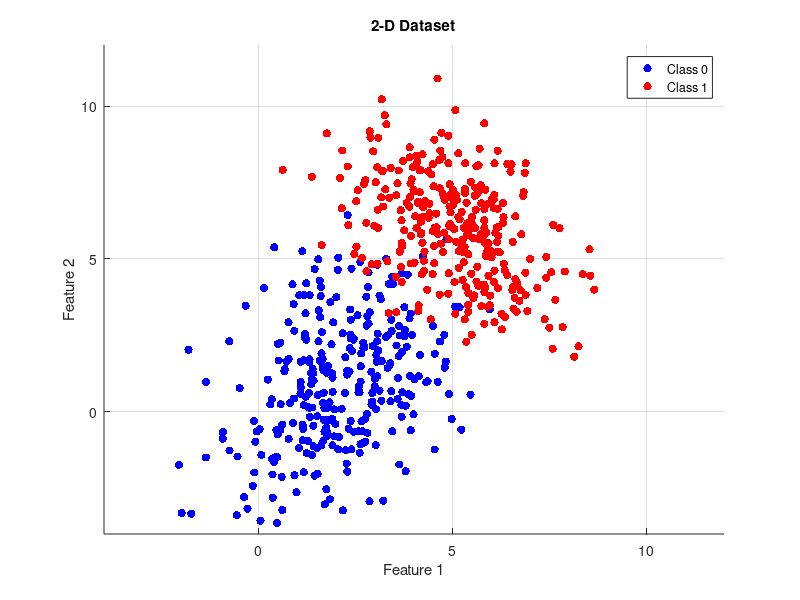

Recreate this plot in MATLAB. (Note: this script raises an error after producing the figure.)
%% Distance Likelihood Ratio Test
%% Problem 6
clc
clear
close all
m_class0 = [2;1];
m_class1 = [5;6];
cov_class0 = [2 1; 1 4];
cov_class1 = [2 -1; -1 3];
data0 = mvnrnd(m_class0, cov_class0, 300);
data1 = mvnrnd(m_class1, cov_class1, 300);
coor_train = [data0; data1];

scatter(data0(:,1), data0(:,2), 'b', 'filled');
grid on, hold on
scatter(data1(:,1), data1(:,2), 'r', 'filled');
title('2-D Dataset')
xlabel('Feature 1')
ylabel('Feature 2')
legend('Class 0', 'Class 1')
axis([-4 12 -4 12])

% Distance Likelihood Ratio Test
% Create a grid of points spanning the entire space
x1Range = max(coor_train(:,1)) - min(coor_train(:,1));
x2Range = max(coor_train(:,2)) - min(coor_train(:,2));
x1 = linspace(min(coor_train(:,1)) - 0.2*x1Range, max(coor_train(:,1)) + 0.2*x1Range, 251);
x2 = linspace(min(coor_train(:,2)) - 0.2*x2Range, max(coor_train(:,2)) + 0.2*x2Range, 251);
[xTest1, xTest2] = meshgrid(x1,x2);
xTest = [xTest1(:) xTest2(:)];

[score,lambda] = dlrt_func(5,data0,data1,xTest);
dsTest = reshape(score, length(x2), length(x1));

% Plot the decision statistic surface
figure()
set(gcf, 'Position',  [350, 0, 800, 600])
hold on, imagesc(x1([1 end]), x2([1 end]), dsTest);
colorbar
axis([-4 10 -4 12])
title('Distance Likelihood Ratio Test')

hold on, plot(data0(:,1),data0(:,2),'k*','LineWidth',3);
hold on, plot(data1(:,1),data1(:,2),'r*','LineWidth',3);


%% Problem 7
close all 
clc, clear
% Import training data from dataSetHorseshoes.csv file
filename = "dataSetHorseshoes.csv";
data = csvread(filename);
coor_train = data(:,2:3);
label = data(:,1);
data0 = data(label==0,:);
data0 = data0(:,2:3);
data1 = data(label==1,:);
data1 = data1(:,2:3);

% Distance Likelihood Ratio Test
% Create a grid of points spanning the entire space
x1Range = max(coor_train(:,1)) - min(coor_train(:,1));
x2Range = max(coor_train(:,2)) - min(coor_train(:,2));
x1 = linspace(min(coor_train(:,1)) - 0.2*x1Range, max(coor_train(:,1)) + 0.2*x1Range, 251);
x2 = linspace(min(coor_train(:,2)) - 0.2*x2Range, max(coor_train(:,2)) + 0.2*x2Range, 251);
[xTest1, xTest2] = meshgrid(x1,x2);
xTest = [xTest1(:) xTest2(:)];

k = 18;
[score,lambda] = dlrt_func(k,data0,data1,xTest);
dsTest = reshape(score, length(x2), length(x1));

% Plot the decision statistic surface
figure()
set(gcf, 'Position',  [350, 0, 800, 600])
hold on, imagesc(x1([1 end]), x2([1 end]), dsTest,'HandleVisibility','off');
colorbar
axis([-2 2 -2 2])
title('Distance Likelihood Ratio Test with k = 18')

hold on, plot(data0(:,1),data0(:,2),'k*','LineWidth',3,'HandleVisibility','off');
hold on, plot(data1(:,1),data1(:,2),'r*','LineWidth',3,'HandleVisibility','off');

% KNN Model
% Training the KNN Classifier
KNN = fitcknn(coor_train,label,'NumNeighbors',k,'Distance','euclidean');
[decision_knn,score_knn,cost_knn] = predict(KNN,xTest);
boundary_knn = reshape(decision_knn, length(x2), length(x1));
% plot the majority rule boundary of KNN
hold on, contour(x1, x2, boundary_knn,'k','LineWidth',2);
legend('KNN Majority Rule Boundary')

%% Problem 7d
close all 
clc, clear
% Import training data from dataSetHorseshoes.csv file
filename = "dataSetHorseshoes.csv";
data = csvread(filename);
Z = zeros(size(data,1),1);
data = [Z,data];
label = data(:,2);
data0 = data(label==0,:);
data1 = data(label==1,:);
data0 = data0(randperm(size(data0,1)),:);
data1 = data1(randperm(size(data1,1)),:);

% Divide data into folds
M = 10;
L = length(data0)/M;
for i = 1:M
    data0(L*(i-1)+1 : L*i) = i;
    data1(L*(i-1)+1 : L*i) = i;
end
data = [data0; data1];
fold = data(:,1);

% Define Pd and Pf
threshold_s = size(data,1)/M + 2;
P_d_knn = zeros(threshold_s,M);
P_f_knn = zeros(threshold_s,M);
P_d = zeros(threshold_s,M);
P_f = zeros(threshold_s,M);

for m = 1:M
    % Train data
    data_train = data(fold~=m,:);
    label_train = data_train(:,2);                  % the label
    coor_train = data_train(:,3:4);                 % x and y coordinates
    data0_train = data_train(label_train==0,:);
    data1_train = data_train(label_train==1,:);
    data0_train = data0_train(:,3:4);
    data1_train = data1_train(:,3:4);

    % Test data
    data_test = data(fold==m,:);
    label_test = data_test(:,2);
    coor_test = data_test(:,3:4);  
    
    % KNN Classifier
    k_knn = 6;
    KNN = fitcknn(coor_train,label_train,'NumNeighbors',k_knn,'Distance','euclidean');
    % ROC for testing data
    [decision_test,score_test,cost_test] = predict(KNN,coor_test);
    [P_f_knn(:,m),P_d_knn(:,m)] = ROC_curve(label_test,score_test(:,2),"all");

    % DLRT
    k = 3;
    [score,lambda] = dlrt_func(k,data0_train,data1_train,coor_test);
    % ROC for testing data
    [P_f(:,m),P_d(:,m)] = ROC_curve(label_test,lambda,"all"); 
end

Pf_ave = mean(P_f_knn');
Pd_ave = mean(P_d_knn');
figure(1)
plot(Pf_ave,Pd_ave,'LineWidth',2)
grid on
xlabel('Probability of False Alarm (P_F)','FontSize',14) 
ylabel('Probability of Detection (P_D)','FontSize',14)
title(['10-Fold Cross-Validatd Average ROC Curve with KNN k = 6'],'FontSize',14)

Pf = mean(P_f');
Pd = mean(P_d');
figure(2)
plot(Pf,Pd,'LineWidth',2)
grid on
xlabel('Probability of False Alarm (P_F)','FontSize',14) 
ylabel('Probability of Detection (P_D)','FontSize',14)
title(['10-Fold Cross-Validatd Average ROC Curve with DLRT k = 3'],'FontSize',14)

% -------------------
% ROC Curve Function
% -------------------
function [X,Y] = ROC_curve(label_trains,statistics,threshold)
N = length(statistics);                         % length of the dataset
label_train_1 = sum(label_trains);              % number of H1 decision
label_train_0 = N - label_train_1;              % number of H0 decision
lambda = sort(statistics);                      % sort the decision statistics

% Choose the threshold criteria
if threshold == "all"                           % all decision staticstic as threshold
%     fprintf("Case (1): all\t\t");
    T = [-Inf; lambda; Inf];
    
elseif threshold == "linear"                    % linear sample threshold
    fprintf("Case (2): linear\t");
    min = lambda(1);
    max = lambda(N);
    T = [-Inf, linspace(min,max,99), Inf];
 
    
elseif threshold == "sample"                    % every nth sample threshold
    fprintf("Case (3): sample\t");
    if N >= 99
        n = floor(N/99);
        T = [-Inf; lambda(1:n:99*n,1); Inf];
    else
        n = 1;
        T = [-Inf; lambda(1:n:N,1); Inf];
    end
    
else
    lambda_h0 = zeros(label_train_0,1);         % decision statistics with label_train H0   
    index = 1;
    for i = 1:1:N
        if label_trains(i) == 0
            lambda_h0(index) = statistics(i);
            index = index + 1;
        end
    end
    
    if threshold == "H0"                        % every H0 decision statistics as threshold
        fprintf("Case (4): H0\t\t");
        T = [-Inf; sort(lambda_h0); Inf];
        
    elseif threshold == "interval"              % linearly sample P_f at interval 0.01
        fprintf("Case (5): interval\t");
        h0_sorted = sort(lambda_h0);
        if label_train_0 >= 100
            n = floor(label_train_0*0.01);
        else
            n = 1;
        end
        T = [h0_sorted(1:n:label_train_0); Inf];
    end
end
% fprintf("length of threshold: %d\n", length(T));

% Calculate prob of detection (Y) and
% prob of false alarm (X)
X = zeros(length(T),1);                         % x coor_traindinate or P_f
Y = zeros(length(T),1);                         % y coor_traindinate or P_d
for i = 1:1:length(T)
    count_d = 0;
    count_f = 0;
    for j = 1:1:N
        if statistics(j) >= T(i)                % if decision statistic > threshold
            if label_trains(j) == 1
                count_d = count_d + 1;          % add 1 to the H1 decision statistic
            else
                count_f = count_f + 1;          % add 1 to the H0 decision statistic
            end
        end
    end
    X(i) = count_f/label_train_0;               % Pf = (#H0 decision stats>threshold)/total H0 decision stats
    Y(i) = count_d/label_train_1;               % Pd = (#H1 decision stats>threshold)/total H1 decision stats
end    
end
